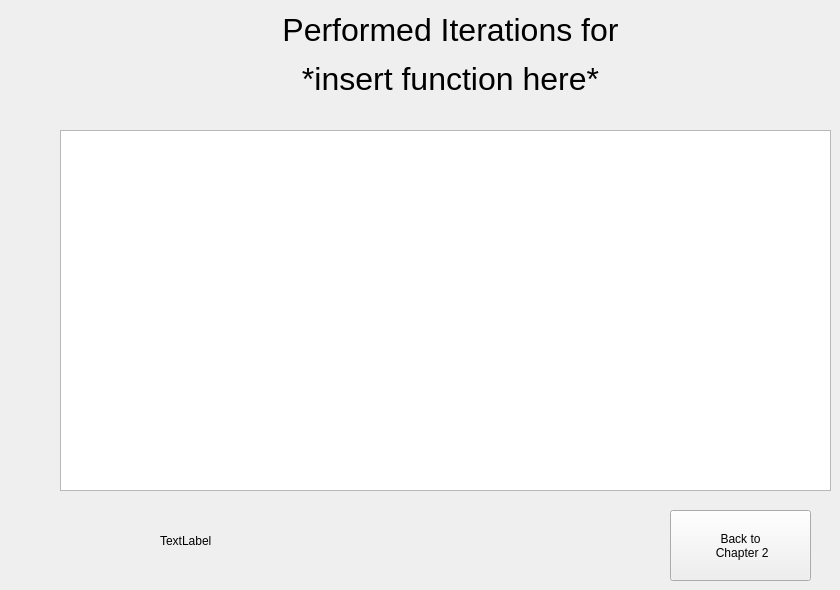
    <widget class="QWidget" name="Chapter2iterTab">
     <attribute name="title">
      <string>Page</string>
     </attribute>
     <widget class="QLabel" name="Chp2Itertablabel">
      <property name="geometry">
       <rect>
        <x>190</x>
        <y>10</y>
        <width>521</width>
        <height>91</height>
       </rect>
      </property>
      <property name="text">
       <string>&lt;html&gt;&lt;head/&gt;&lt;body&gt;&lt;p align=&quot;center&quot;&gt;&lt;span style=&quot; font-size:24pt;&quot;&gt;Performed Iterations for&lt;/span&gt;&lt;/p&gt;&lt;p align=&quot;center&quot;&gt;&lt;span style=&quot; font-size:24pt;&quot;&gt; *insert function here*&lt;/span&gt;&lt;/p&gt;&lt;/body&gt;&lt;/html&gt;</string>
      </property>
     </widget>
     <widget class="QTableWidget" name="Chp2Table">
      <property name="geometry">
       <rect>
        <x>60</x>
        <y>130</y>
        <width>771</width>
        <height>361</height>
       </rect>
      </property>
      <property name="rowCount">
       <number>0</number>
      </property>
      <property name="columnCount">
       <number>6</number>
      </property>
      <attribute name="horizontalHeaderVisible">
       <bool>false</bool>
      </attribute>
      <attribute name="horizontalHeaderDefaultSectionSize">
       <number>128</number>
      </attribute>
      <attribute name="horizontalHeaderShowSortIndicator" stdset="0">
       <bool>false</bool>
      </attribute>
      <attribute name="horizontalHeaderStretchLastSection">
       <bool>false</bool>
      </attribute>
      <attribute name="verticalHeaderVisible">
       <bool>false</bool>
      </attribute>
      <attribute name="verticalHeaderCascadingSectionResizes">
       <bool>false</bool>
      </attribute>
      <column/>
      <column/>
      <column/>
      <column/>
      <column/>
      <column/>
     </widget>
     <widget class="QLabel" name="Chp2Anslabel">
      <property name="geometry">
       <rect>
        <x>160</x>
        <y>510</y>
        <width>461</width>
        <height>61</height>
       </rect>
      </property>
      <property name="text">
       <string>TextLabel</string>
      </property>
     </widget>
     <widget class="QPushButton" name="Chp2iterback">
      <property name="geometry">
       <rect>
        <x>670</x>
        <y>510</y>
        <width>141</width>
        <height>71</height>
       </rect>
      </property>
      <property name="text">
       <string>Back to 
 Chapter 2</string>
      </property>
     </widget>
    </widget>
